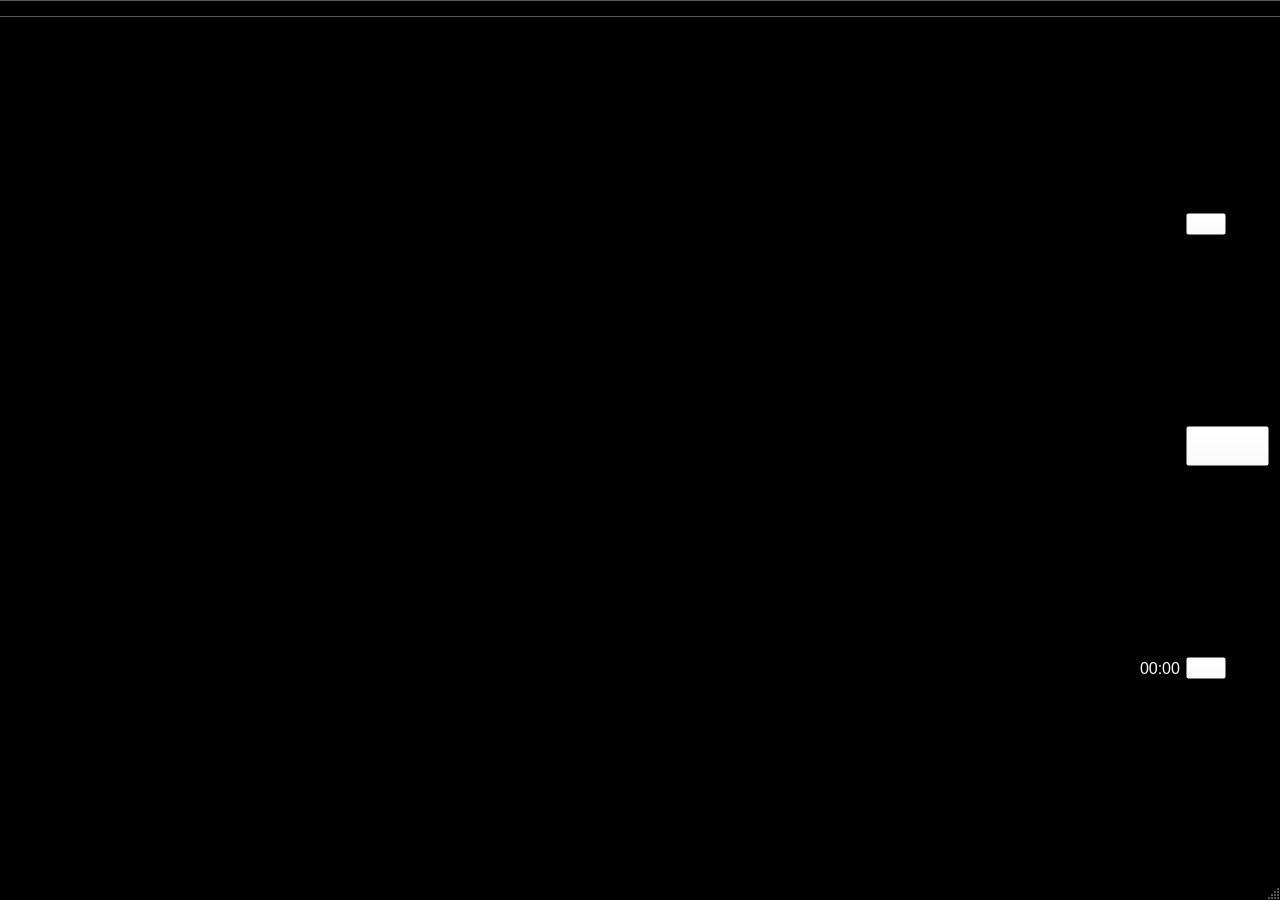
<?xml version="1.0" encoding="UTF-8"?>
<ui version="4.0">
 <class>LiveStreamCamClass</class>
 <widget class="QMainWindow" name="LiveStreamCamClass">
  <property name="geometry">
   <rect>
    <x>0</x>
    <y>0</y>
    <width>1280</width>
    <height>900</height>
   </rect>
  </property>
  <property name="palette">
   <palette>
    <active>
     <colorrole role="WindowText">
      <brush brushstyle="SolidPattern">
       <color alpha="255">
        <red>59</red>
        <green>59</green>
        <blue>59</blue>
       </color>
      </brush>
     </colorrole>
     <colorrole role="Button">
      <brush brushstyle="SolidPattern">
       <color alpha="255">
        <red>76</red>
        <green>76</green>
        <blue>76</blue>
       </color>
      </brush>
     </colorrole>
     <colorrole role="Base">
      <brush brushstyle="SolidPattern">
       <color alpha="255">
        <red>255</red>
        <green>255</green>
        <blue>255</blue>
       </color>
      </brush>
     </colorrole>
     <colorrole role="Window">
      <brush brushstyle="SolidPattern">
       <color alpha="255">
        <red>0</red>
        <green>0</green>
        <blue>0</blue>
       </color>
      </brush>
     </colorrole>
    </active>
    <inactive>
     <colorrole role="WindowText">
      <brush brushstyle="SolidPattern">
       <color alpha="255">
        <red>59</red>
        <green>59</green>
        <blue>59</blue>
       </color>
      </brush>
     </colorrole>
     <colorrole role="Button">
      <brush brushstyle="SolidPattern">
       <color alpha="255">
        <red>76</red>
        <green>76</green>
        <blue>76</blue>
       </color>
      </brush>
     </colorrole>
     <colorrole role="Base">
      <brush brushstyle="SolidPattern">
       <color alpha="255">
        <red>255</red>
        <green>255</green>
        <blue>255</blue>
       </color>
      </brush>
     </colorrole>
     <colorrole role="Window">
      <brush brushstyle="SolidPattern">
       <color alpha="255">
        <red>0</red>
        <green>0</green>
        <blue>0</blue>
       </color>
      </brush>
     </colorrole>
    </inactive>
    <disabled>
     <colorrole role="WindowText">
      <brush brushstyle="SolidPattern">
       <color alpha="255">
        <red>120</red>
        <green>120</green>
        <blue>120</blue>
       </color>
      </brush>
     </colorrole>
     <colorrole role="Button">
      <brush brushstyle="SolidPattern">
       <color alpha="255">
        <red>76</red>
        <green>76</green>
        <blue>76</blue>
       </color>
      </brush>
     </colorrole>
     <colorrole role="Base">
      <brush brushstyle="SolidPattern">
       <color alpha="255">
        <red>0</red>
        <green>0</green>
        <blue>0</blue>
       </color>
      </brush>
     </colorrole>
     <colorrole role="Window">
      <brush brushstyle="SolidPattern">
       <color alpha="255">
        <red>0</red>
        <green>0</green>
        <blue>0</blue>
       </color>
      </brush>
     </colorrole>
    </disabled>
   </palette>
  </property>
  <property name="windowTitle">
   <string>LiveStreamCam</string>
  </property>
  <property name="autoFillBackground">
   <bool>false</bool>
  </property>
  <widget class="QWidget" name="centralWidget">
   <layout class="QHBoxLayout" name="horizontalLayout_3">
    <item>
     <widget class="QLabel" name="cameraLabel">
      <property name="enabled">
       <bool>true</bool>
      </property>
      <property name="palette">
       <palette>
        <active>
         <colorrole role="WindowText">
          <brush brushstyle="SolidPattern">
           <color alpha="255">
            <red>0</red>
            <green>0</green>
            <blue>0</blue>
           </color>
          </brush>
         </colorrole>
         <colorrole role="Button">
          <brush brushstyle="SolidPattern">
           <color alpha="0">
            <red>76</red>
            <green>76</green>
            <blue>76</blue>
           </color>
          </brush>
         </colorrole>
         <colorrole role="Light">
          <brush brushstyle="SolidPattern">
           <color alpha="0">
            <red>255</red>
            <green>255</green>
            <blue>255</blue>
           </color>
          </brush>
         </colorrole>
         <colorrole role="Midlight">
          <brush brushstyle="SolidPattern">
           <color alpha="0">
            <red>227</red>
            <green>227</green>
            <blue>227</blue>
           </color>
          </brush>
         </colorrole>
         <colorrole role="Dark">
          <brush brushstyle="SolidPattern">
           <color alpha="0">
            <red>160</red>
            <green>160</green>
            <blue>160</blue>
           </color>
          </brush>
         </colorrole>
         <colorrole role="Mid">
          <brush brushstyle="SolidPattern">
           <color alpha="0">
            <red>160</red>
            <green>160</green>
            <blue>160</blue>
           </color>
          </brush>
         </colorrole>
         <colorrole role="Text">
          <brush brushstyle="SolidPattern">
           <color alpha="255">
            <red>0</red>
            <green>0</green>
            <blue>0</blue>
           </color>
          </brush>
         </colorrole>
         <colorrole role="ButtonText">
          <brush brushstyle="SolidPattern">
           <color alpha="255">
            <red>255</red>
            <green>255</green>
            <blue>255</blue>
           </color>
          </brush>
         </colorrole>
         <colorrole role="PlaceholderText">
          <brush brushstyle="SolidPattern">
           <color alpha="128">
            <red>0</red>
            <green>0</green>
            <blue>0</blue>
           </color>
          </brush>
         </colorrole>
        </active>
        <inactive>
         <colorrole role="WindowText">
          <brush brushstyle="SolidPattern">
           <color alpha="255">
            <red>0</red>
            <green>0</green>
            <blue>0</blue>
           </color>
          </brush>
         </colorrole>
         <colorrole role="Button">
          <brush brushstyle="SolidPattern">
           <color alpha="0">
            <red>76</red>
            <green>76</green>
            <blue>76</blue>
           </color>
          </brush>
         </colorrole>
         <colorrole role="Light">
          <brush brushstyle="SolidPattern">
           <color alpha="0">
            <red>255</red>
            <green>255</green>
            <blue>255</blue>
           </color>
          </brush>
         </colorrole>
         <colorrole role="Midlight">
          <brush brushstyle="SolidPattern">
           <color alpha="0">
            <red>227</red>
            <green>227</green>
            <blue>227</blue>
           </color>
          </brush>
         </colorrole>
         <colorrole role="Dark">
          <brush brushstyle="SolidPattern">
           <color alpha="0">
            <red>160</red>
            <green>160</green>
            <blue>160</blue>
           </color>
          </brush>
         </colorrole>
         <colorrole role="Mid">
          <brush brushstyle="SolidPattern">
           <color alpha="0">
            <red>160</red>
            <green>160</green>
            <blue>160</blue>
           </color>
          </brush>
         </colorrole>
         <colorrole role="Text">
          <brush brushstyle="SolidPattern">
           <color alpha="255">
            <red>0</red>
            <green>0</green>
            <blue>0</blue>
           </color>
          </brush>
         </colorrole>
         <colorrole role="ButtonText">
          <brush brushstyle="SolidPattern">
           <color alpha="255">
            <red>255</red>
            <green>255</green>
            <blue>255</blue>
           </color>
          </brush>
         </colorrole>
         <colorrole role="PlaceholderText">
          <brush brushstyle="SolidPattern">
           <color alpha="128">
            <red>0</red>
            <green>0</green>
            <blue>0</blue>
           </color>
          </brush>
         </colorrole>
        </inactive>
        <disabled>
         <colorrole role="WindowText">
          <brush brushstyle="SolidPattern">
           <color alpha="0">
            <red>160</red>
            <green>160</green>
            <blue>160</blue>
           </color>
          </brush>
         </colorrole>
         <colorrole role="Button">
          <brush brushstyle="SolidPattern">
           <color alpha="0">
            <red>76</red>
            <green>76</green>
            <blue>76</blue>
           </color>
          </brush>
         </colorrole>
         <colorrole role="Light">
          <brush brushstyle="SolidPattern">
           <color alpha="0">
            <red>255</red>
            <green>255</green>
            <blue>255</blue>
           </color>
          </brush>
         </colorrole>
         <colorrole role="Midlight">
          <brush brushstyle="SolidPattern">
           <color alpha="0">
            <red>227</red>
            <green>227</green>
            <blue>227</blue>
           </color>
          </brush>
         </colorrole>
         <colorrole role="Dark">
          <brush brushstyle="SolidPattern">
           <color alpha="0">
            <red>160</red>
            <green>160</green>
            <blue>160</blue>
           </color>
          </brush>
         </colorrole>
         <colorrole role="Mid">
          <brush brushstyle="SolidPattern">
           <color alpha="0">
            <red>160</red>
            <green>160</green>
            <blue>160</blue>
           </color>
          </brush>
         </colorrole>
         <colorrole role="Text">
          <brush brushstyle="SolidPattern">
           <color alpha="0">
            <red>160</red>
            <green>160</green>
            <blue>160</blue>
           </color>
          </brush>
         </colorrole>
         <colorrole role="ButtonText">
          <brush brushstyle="SolidPattern">
           <color alpha="0">
            <red>160</red>
            <green>160</green>
            <blue>160</blue>
           </color>
          </brush>
         </colorrole>
         <colorrole role="PlaceholderText">
          <brush brushstyle="SolidPattern">
           <color alpha="128">
            <red>0</red>
            <green>0</green>
            <blue>0</blue>
           </color>
          </brush>
         </colorrole>
        </disabled>
       </palette>
      </property>
      <property name="toolTip">
       <string/>
      </property>
      <property name="text">
       <string/>
      </property>
     </widget>
    </item>
    <item>
     <layout class="QGridLayout" name="gridLayout_4">
      <item row="2" column="2">
       <widget class="QLabel" name="chronoLabel">
        <property name="enabled">
         <bool>true</bool>
        </property>
        <property name="sizePolicy">
         <sizepolicy hsizetype="Fixed" vsizetype="Preferred">
          <horstretch>0</horstretch>
          <verstretch>0</verstretch>
         </sizepolicy>
        </property>
        <property name="palette">
         <palette>
          <active>
           <colorrole role="WindowText">
            <brush brushstyle="SolidPattern">
             <color alpha="255">
              <red>255</red>
              <green>255</green>
              <blue>255</blue>
             </color>
            </brush>
           </colorrole>
           <colorrole role="Text">
            <brush brushstyle="SolidPattern">
             <color alpha="255">
              <red>255</red>
              <green>255</green>
              <blue>255</blue>
             </color>
            </brush>
           </colorrole>
           <colorrole role="ButtonText">
            <brush brushstyle="SolidPattern">
             <color alpha="255">
              <red>255</red>
              <green>255</green>
              <blue>255</blue>
             </color>
            </brush>
           </colorrole>
           <colorrole role="PlaceholderText">
            <brush brushstyle="SolidPattern">
             <color alpha="128">
              <red>255</red>
              <green>255</green>
              <blue>255</blue>
             </color>
            </brush>
           </colorrole>
          </active>
          <inactive>
           <colorrole role="WindowText">
            <brush brushstyle="SolidPattern">
             <color alpha="255">
              <red>255</red>
              <green>255</green>
              <blue>255</blue>
             </color>
            </brush>
           </colorrole>
           <colorrole role="Text">
            <brush brushstyle="SolidPattern">
             <color alpha="255">
              <red>255</red>
              <green>255</green>
              <blue>255</blue>
             </color>
            </brush>
           </colorrole>
           <colorrole role="ButtonText">
            <brush brushstyle="SolidPattern">
             <color alpha="255">
              <red>255</red>
              <green>255</green>
              <blue>255</blue>
             </color>
            </brush>
           </colorrole>
           <colorrole role="PlaceholderText">
            <brush brushstyle="SolidPattern">
             <color alpha="128">
              <red>255</red>
              <green>255</green>
              <blue>255</blue>
             </color>
            </brush>
           </colorrole>
          </inactive>
          <disabled>
           <colorrole role="WindowText">
            <brush brushstyle="SolidPattern">
             <color alpha="255">
              <red>255</red>
              <green>255</green>
              <blue>255</blue>
             </color>
            </brush>
           </colorrole>
           <colorrole role="Text">
            <brush brushstyle="SolidPattern">
             <color alpha="255">
              <red>255</red>
              <green>255</green>
              <blue>255</blue>
             </color>
            </brush>
           </colorrole>
           <colorrole role="ButtonText">
            <brush brushstyle="SolidPattern">
             <color alpha="255">
              <red>255</red>
              <green>255</green>
              <blue>255</blue>
             </color>
            </brush>
           </colorrole>
           <colorrole role="PlaceholderText">
            <brush brushstyle="SolidPattern">
             <color alpha="128">
              <red>0</red>
              <green>0</green>
              <blue>0</blue>
             </color>
            </brush>
           </colorrole>
          </disabled>
         </palette>
        </property>
        <property name="font">
         <font>
          <family>Arial</family>
          <pointsize>12</pointsize>
          <weight>50</weight>
          <bold>false</bold>
         </font>
        </property>
        <property name="autoFillBackground">
         <bool>false</bool>
        </property>
        <property name="styleSheet">
         <string notr="true">QLabel{
	color: white;
}
</string>
        </property>
        <property name="text">
         <string>00:00</string>
        </property>
        <property name="scaledContents">
         <bool>true</bool>
        </property>
        <property name="alignment">
         <set>Qt::AlignCenter</set>
        </property>
       </widget>
      </item>
      <item row="2" column="3">
       <widget class="QPushButton" name="recordButton">
        <property name="enabled">
         <bool>true</bool>
        </property>
        <property name="sizePolicy">
         <sizepolicy hsizetype="Fixed" vsizetype="Fixed">
          <horstretch>0</horstretch>
          <verstretch>0</verstretch>
         </sizepolicy>
        </property>
        <property name="toolTip">
         <string>Record video</string>
        </property>
        <property name="toolTipDuration">
         <number>1000000</number>
        </property>
        <property name="styleSheet">
         <string notr="true">QPushButton {
	background: rgba(255, 255, 255, 0);
}</string>
        </property>
        <property name="text">
         <string/>
        </property>
        <property name="icon">
         <iconset>
          <normaloff>Icons/VideoIcon.png</normaloff>Icons/VideoIcon.png</iconset>
        </property>
        <property name="iconSize">
         <size>
          <width>32</width>
          <height>32</height>
         </size>
        </property>
       </widget>
      </item>
      <item row="0" column="3">
       <widget class="QPushButton" name="nextCameraButton">
        <property name="sizePolicy">
         <sizepolicy hsizetype="Fixed" vsizetype="Fixed">
          <horstretch>0</horstretch>
          <verstretch>0</verstretch>
         </sizepolicy>
        </property>
        <property name="palette">
         <palette>
          <active>
           <colorrole role="Button">
            <brush brushstyle="SolidPattern">
             <color alpha="0">
              <red>255</red>
              <green>255</green>
              <blue>255</blue>
             </color>
            </brush>
           </colorrole>
           <colorrole role="Text">
            <brush brushstyle="SolidPattern">
             <color alpha="255">
              <red>255</red>
              <green>255</green>
              <blue>255</blue>
             </color>
            </brush>
           </colorrole>
           <colorrole role="Base">
            <brush brushstyle="SolidPattern">
             <color alpha="0">
              <red>255</red>
              <green>255</green>
              <blue>255</blue>
             </color>
            </brush>
           </colorrole>
           <colorrole role="Window">
            <brush brushstyle="SolidPattern">
             <color alpha="0">
              <red>255</red>
              <green>255</green>
              <blue>255</blue>
             </color>
            </brush>
           </colorrole>
           <colorrole role="PlaceholderText">
            <brush brushstyle="SolidPattern">
             <color alpha="128">
              <red>255</red>
              <green>255</green>
              <blue>255</blue>
             </color>
            </brush>
           </colorrole>
          </active>
          <inactive>
           <colorrole role="Button">
            <brush brushstyle="SolidPattern">
             <color alpha="0">
              <red>255</red>
              <green>255</green>
              <blue>255</blue>
             </color>
            </brush>
           </colorrole>
           <colorrole role="Text">
            <brush brushstyle="SolidPattern">
             <color alpha="255">
              <red>255</red>
              <green>255</green>
              <blue>255</blue>
             </color>
            </brush>
           </colorrole>
           <colorrole role="Base">
            <brush brushstyle="SolidPattern">
             <color alpha="0">
              <red>255</red>
              <green>255</green>
              <blue>255</blue>
             </color>
            </brush>
           </colorrole>
           <colorrole role="Window">
            <brush brushstyle="SolidPattern">
             <color alpha="0">
              <red>255</red>
              <green>255</green>
              <blue>255</blue>
             </color>
            </brush>
           </colorrole>
           <colorrole role="PlaceholderText">
            <brush brushstyle="SolidPattern">
             <color alpha="128">
              <red>255</red>
              <green>255</green>
              <blue>255</blue>
             </color>
            </brush>
           </colorrole>
          </inactive>
          <disabled>
           <colorrole role="Button">
            <brush brushstyle="SolidPattern">
             <color alpha="0">
              <red>255</red>
              <green>255</green>
              <blue>255</blue>
             </color>
            </brush>
           </colorrole>
           <colorrole role="Text">
            <brush brushstyle="SolidPattern">
             <color alpha="255">
              <red>120</red>
              <green>120</green>
              <blue>120</blue>
             </color>
            </brush>
           </colorrole>
           <colorrole role="Base">
            <brush brushstyle="SolidPattern">
             <color alpha="0">
              <red>255</red>
              <green>255</green>
              <blue>255</blue>
             </color>
            </brush>
           </colorrole>
           <colorrole role="Window">
            <brush brushstyle="SolidPattern">
             <color alpha="0">
              <red>255</red>
              <green>255</green>
              <blue>255</blue>
             </color>
            </brush>
           </colorrole>
           <colorrole role="PlaceholderText">
            <brush brushstyle="SolidPattern">
             <color alpha="128">
              <red>0</red>
              <green>0</green>
              <blue>0</blue>
             </color>
            </brush>
           </colorrole>
          </disabled>
         </palette>
        </property>
        <property name="toolTip">
         <string>Change camera</string>
        </property>
        <property name="toolTipDuration">
         <number>1000000</number>
        </property>
        <property name="styleSheet">
         <string notr="true">QPushButton {
	background: rgba(255, 255, 255, 0);
}</string>
        </property>
        <property name="text">
         <string/>
        </property>
        <property name="icon">
         <iconset>
          <normaloff>Icons/SwitchIcon.png</normaloff>Icons/SwitchIcon.png</iconset>
        </property>
        <property name="iconSize">
         <size>
          <width>32</width>
          <height>32</height>
         </size>
        </property>
       </widget>
      </item>
      <item row="1" column="3">
       <widget class="QPushButton" name="captureButton">
        <property name="enabled">
         <bool>true</bool>
        </property>
        <property name="sizePolicy">
         <sizepolicy hsizetype="Fixed" vsizetype="Fixed">
          <horstretch>0</horstretch>
          <verstretch>0</verstretch>
         </sizepolicy>
        </property>
        <property name="font">
         <font>
          <pointsize>21</pointsize>
         </font>
        </property>
        <property name="cursor">
         <cursorShape>ArrowCursor</cursorShape>
        </property>
        <property name="toolTip">
         <string>Take picture</string>
        </property>
        <property name="toolTipDuration">
         <number>1000000</number>
        </property>
        <property name="whatsThis">
         <string/>
        </property>
        <property name="styleSheet">
         <string notr="true">QPushButton {
	background: rgba(255, 255, 255, 0);
}</string>
        </property>
        <property name="text">
         <string/>
        </property>
        <property name="icon">
         <iconset>
          <normaloff>Icons/CameraIcon.png</normaloff>Icons/CameraIcon.png</iconset>
        </property>
        <property name="iconSize">
         <size>
          <width>32</width>
          <height>32</height>
         </size>
        </property>
       </widget>
      </item>
     </layout>
    </item>
   </layout>
  </widget>
  <widget class="QToolBar" name="mainToolBar">
   <property name="movable">
    <bool>false</bool>
   </property>
   <attribute name="toolBarArea">
    <enum>TopToolBarArea</enum>
   </attribute>
   <attribute name="toolBarBreak">
    <bool>false</bool>
   </attribute>
  </widget>
  <widget class="QStatusBar" name="statusBar">
   <property name="enabled">
    <bool>true</bool>
   </property>
  </widget>
 </widget>
 <layoutdefault spacing="6" margin="11"/>
 <resources>
  <include location="livestreamcam.qrc"/>
 </resources>
 <connections/>
</ui>
